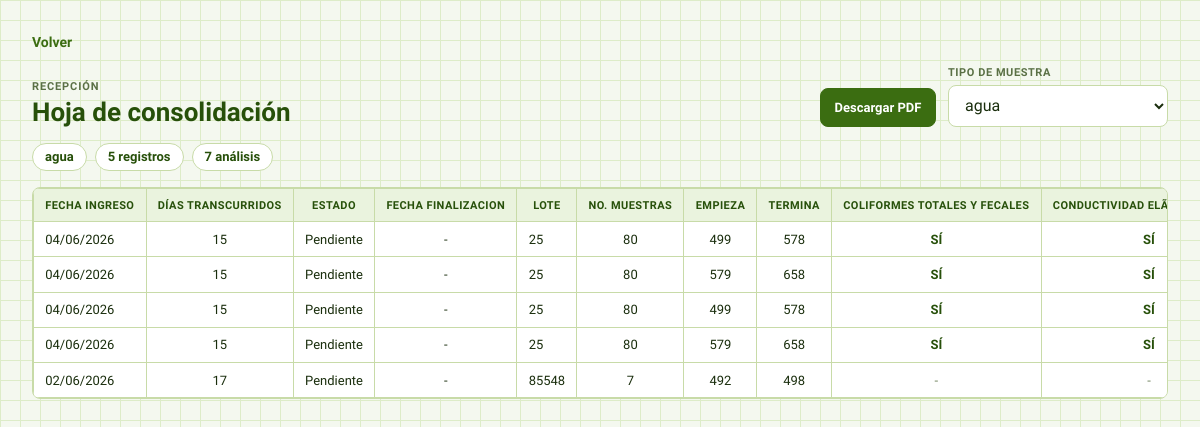
Screenshot of /controllers/consolidacion_controller.php (signed in) with the database file from the repository.
### tables this page shows
CREATE TABLE `tipo_muestra` (
  `id_tipo` int NOT NULL AUTO_INCREMENT,
  `nombre` varchar(255) DEFAULT NULL,
  `prefijo` char(1) DEFAULT NULL,
  `activo` tinyint(1) NOT NULL DEFAULT 1,
  PRIMARY KEY (`id_tipo`)
);

CREATE TABLE `tipo_analisis` (
  `id_tipo` int NOT NULL AUTO_INCREMENT,
  `id_tipo_muestra` int DEFAULT NULL,
  `nombre` varchar(255) DEFAULT NULL,
  `activo` tinyint(1) NOT NULL DEFAULT '1',
  PRIMARY KEY (`id_tipo`),
  KEY `fk_tipo_analisis_tipo_muestra` (`id_tipo_muestra`),
  CONSTRAINT `fk_tipo_analisis_tipo_muestra` FOREIGN KEY (`id_tipo_muestra`) REFERENCES `tipo_muestra` (`id_tipo`)
);

CREATE TABLE `solicitud` (
  `id_solicitud` int NOT NULL AUTO_INCREMENT,
  `id_tipo` int DEFAULT NULL,
  `id_lote` int DEFAULT NULL,
  `codigo_muestreo` varchar(255) DEFAULT NULL,
  `fecha_muestreo` date DEFAULT NULL,
  `numero_muestras` int DEFAULT NULL,
  `numero_laboratorio_inicio` int DEFAULT NULL,
  `numero_laboratorio_final` int DEFAULT NULL,
  `institucion` varchar(255) DEFAULT NULL,
  `responsable_envio` varchar(255) DEFAULT NULL,
  `ingresado_por` varchar(255) DEFAULT NULL,
  `correo_ingresado` varchar(255) DEFAULT NULL,
  `recibido_por` varchar(255) DEFAULT NULL,
  `correo_recibido` varchar(255) DEFAULT NULL,
  `fecha_ingreso` date DEFAULT NULL,
  `fecha_estimada` date DEFAULT NULL,
  `observaciones` text,
  PRIMARY KEY (`id_solicitud`),
  KEY `fk_solicitud_tipo` (`id_tipo`),
  KEY `fk_solicitud_lote` (`id_lote`),
  CONSTRAINT `fk_solicitud_lote` FOREIGN KEY (`id_lote`) REFERENCES `lote` (`id_lote`),
  CONSTRAINT `fk_solicitud_tipo` FOREIGN KEY (`id_tipo`) REFERENCES `tipo_muestra` (`id_tipo`)
);

CREATE TABLE `lote` (
  `id_lote` int NOT NULL AUTO_INCREMENT,
  `codigo_lote` varchar(255) DEFAULT NULL,
  PRIMARY KEY (`id_lote`)
);

### controllers/consolidacion_controller.php (called while the page is built, shortened)
<?php
require_once __DIR__ . '/../models/consolidacion_model.php';
$tiposMuestra = listarTiposMuestraConsolidacion();
$tipoSeleccionado = filter_input(INPUT_GET, 'tipo', FILTER_VALIDATE_INT);
$loteSeleccionado = trim((string) ($_GET['lote'] ?? ''));
if (!$tipoSeleccionado && !empty($tiposMuestra)) {
    $tipoSeleccionado = (int) $tiposMuestra[0]['id_tipo'];
}
$tipoActual = $tipoSeleccionado ? obtenerTipoMuestraConsolidacion($tipoSeleccionado) : null;
$analisis = $tipoSeleccionado ? obtenerAnalisisConsolidacion($tipoSeleccionado) : [];
$filas = $tipoSeleccionado ? obtenerFilasConsolidacion($tipoSeleccionado, $loteSeleccionado) : [];
require_once __DIR__ . '/../view/consolidacion_view.php';
?>

### models/consolidacion_model.php (called while the page is built, shortened)
<?php
$connConsolidacion = Conexion::conectar();
function listarTiposMuestraConsolidacion()
{
    global $connConsolidacion;
    $res = $connConsolidacion->query(
        "SELECT id_tipo, nombre, prefijo
           FROM tipo_muestra
          ORDER BY nombre"
    );
    return $res ? $res->fetchAll(PDO::FETCH_ASSOC) : [];
}
function obtenerTipoMuestraConsolidacion($idTipo)
{
    global $connConsolidacion;
    $stmt = $connConsolidacion->prepare(
        "SELECT id_tipo, nombre, prefijo
           FROM tipo_muestra
          WHERE id_tipo = ?
          LIMIT 1"
    );
    $stmt->execute([$idTipo]);
    return $stmt->fetch(PDO::FETCH_ASSOC) ?: null;
}
function obtenerAnalisisConsolidacion($idTipo)
{
    global $connConsolidacion;
    $stmt = $connConsolidacion->prepare(
        "SELECT id_tipo, nombre
           FROM tipo_analisis
          WHERE id_tipo_muestra = ?
          ORDER BY nombre"
    );
    $stmt->execute([$idTipo]);
    $analisis = $stmt->fetchAll(PDO::FETCH_ASSOC);
    if (!empty($analisis)) {
        return $analisis;
    }
    return obtenerAnalisisBaseConsolidacion((int) $idTipo);
}
function obtenerFilasConsolidacion($idTipo, $codigoLote = '')
{
    global $connConsolidacion;
    $codigoLote = trim((string) $codigoLote);
    $params = [$idTipo];
    $filtroLote = '';
    $stmt = $connConsolidacion->prepare(
        "SELECT
            s.id_solicitud,
            s.fecha_ingreso,
            s.numero_muestras,
            l.id_lote,
            l.codigo_lote,
            lr.id_rango,
            ff.fecha_finalizacion,
            ff.id_formulario_revision,
            COALESCE(ff.formularios_total, 0) AS formularios_total,
            COALESCE(ff.formularios_aprobados, 0) AS formularios_aprobados,
            COALESCE(lr.inicio, m.min_muestra) AS inicio,
            COALESCE(lr.fin, m.max_muestra) AS fin
        FROM solicitud s
        LEFT JOIN lote l ON l.id_lote = s.id_lote
        LEFT JOIN lote_rango lr ON lr.id_lote = l.id_lote
        LEFT JOIN (
            SELECT id_solicitud, MIN(numero_muestra) AS min_muestra, MAX(numero_muestra) AS max_muestra
              FROM muestra
             GROUP BY id_solicitud
        ) m ON m.id_solicitud = s.id_solicitud
        LEFT JOIN (
            SELECT f.id_rango,
                   MAX(f.fecha) AS fecha_finalizacion,
                   MAX(f.id_formulario) AS id_formulario_revision,
                   COUNT(*) AS formularios_total,
                   SUM(CASE WHEN LOWER(COALESCE(ef.nombre, '')) = 'aprobado' THEN 1 ELSE 0 END) AS formularios_aprobados
              FROM formulario f
              LEFT JOIN estado_formulario ef ON ef.id_estado = f.id_estado
             GROUP BY f.id_rango
        ) ff ON ff.id_rango = lr.id_rango
        WHERE s.id_tipo = ?{$filtroLote}
        ORDER BY s.fecha_ingreso DESC, s.id_solicitud DESC, lr.inicio ASC"
    );
    $stmt->execute($params);
    return $stmt->fetchAll(PDO::FETCH_ASSOC);
}
function celdaConsolidacion(array $estados, $idSolicitud, $idRango, $idAnalisis)
{
    $idSolicitud = (int) $idSolicitud;
    $idRango = normalizarRangoConsolidacion($idRango);
    $idAnalisis = (string) $idAnalisis;
    return $estados[$idSolicitud][$idRango][$idAnalisis] ?? [
        'solicitado' => false,
        'completado' => false,
    ];
}
function normalizarRangoConsolidacion($idRango)
{
    return $idRango === null || $idRango === '' ? 'sin-rango' : (string) $idRango;
}
?>

### view/consolidacion_view.php (the view, shortened to what this page needs)
<?php
require_once __DIR__ . '/../models/consolidacion_model.php';
$tiposMuestra = $tiposMuestra ?? [];
$tipoSeleccionado = $tipoSeleccionado ?? null;
$tipoActual = $tipoActual ?? null;
$analisis = $analisis ?? [];
$filas = $filas ?? [];
$estados = $estados ?? [];
function eConsolidacion($value)
{
    return htmlspecialchars((string) $value, ENT_QUOTES, 'UTF-8');
}
function fechaConsolidacion($fecha)
{
    if (!$fecha) {
        return '-';
    }
    $timestamp = strtotime($fecha);
    return $timestamp ? date('d/m/Y', $timestamp) : $fecha;
}
function diasDesdeIngresoConsolidacion($fecha)
{
    $timestamp = strtotime($fecha);
    try {
        $fechaIngreso = new DateTimeImmutable(date('Y-m-d', $timestamp));
        $hoy = new DateTimeImmutable('today');
    } catch (Exception $e) {
        return '-';
    }
    $dias = (int) $fechaIngreso->diff($hoy)->format('%r%a');
    return (string) max(0, $dias);
}
function estadoIngresoConsolidacion(array $fila)
{
    $total = (int) ($fila['formularios_total'] ?? 0);
    $aprobados = (int) ($fila['formularios_aprobados'] ?? 0);
    if ($total <= 0) {
        return 'Pendiente';
    }
    return $aprobados >= $total ? 'Aprobado' : 'Revisar';
}
function revisionUrlConsolidacion(array $fila)
{
    return '../controllers/formulario_revision_controller.php?id_rango=' . urlencode((string) $fila['id_rango']);
}
function estadoHtmlConsolidacion(array $fila)
{
    $estado = estadoIngresoConsolidacion($fila);
    $url = revisionUrlConsolidacion($fila);
    if ($estado === 'Pendiente' || $url === '') {
        return eConsolidacion($estado);
    }
    return '<a class="estado-link estado-' . strtolower($estado) . '" href="' . eConsolidacion($url) . '">' . eConsolidacion($estado) . '</a>';
}
?>
<!DOCTYPE html>
<html lang="es">
<head>
    <link rel="stylesheet" href="../styles/consolidacion.css">
</head>
<body>
<div class="page-wrap">
    <a href="../index.php" class="back-link">Volver</a>
    <header class="page-header">
        <div>
            <span class="eyebrow">Recepción</span>
            <h1>Hoja de consolidación</h1>
        </div>
        <div class="header-actions">
            <button class="pdf-button" id="btn-consolidacion-pdf" type="button">Descargar PDF</button>
            <form method="GET" class="filter-form">
                <label for="tipo">Tipo de muestra</label>
                <select id="tipo" name="tipo" onchange="this.form.submit()">
                    <?php foreach ($tiposMuestra as $tipo): ?>
                        <option value="<?= (int) $tipo['id_tipo'] ?>" <?= (int) $tipo['id_tipo'] === (int) $tipoSeleccionado ? 'selected' : '' ?>>
                            <?= eConsolidacion($tipo['nombre']) ?>
                        </option>
                    <?php endforeach; ?>
                </select>
            </form>
        </div>
    </header>
    <div class="summary-row">
        <span><?= $tipoActual ? eConsolidacion($tipoActual['nombre']) : 'Sin tipo de muestra' ?></span>
        <span><?= count($filas) ?> registros</span>
        <span><?= count($analisis) ?> análisis</span>
    </div>
    <?php if (empty($tiposMuestra)): ?>
        <div class="empty-state">No hay tipos de muestra registrados.</div>
    <?php elseif (empty($analisis)): ?>
        <div class="empty-state">No hay análisis registrados para este tipo de muestra.</div>
    <?php else: ?>
        <div class="table-shell">
            <table class="consolidacion-table">
                <thead>
                    <tr>
                        <th>Fecha ingreso</th>
                        <th>Días Transcurridos</th>
                        <th>Estado</th>
                        <th>Fecha finalizacion</th>
                        <th>Lote</th>
                        <th>No. muestras</th>
                        <th>Empieza</th>
                        <th>Termina</th>
                        <?php foreach ($analisis as $item): ?>
                            <th><?= eConsolidacion($item['nombre']) ?></th>
                        <?php endforeach; ?>
                    </tr>
                </thead>
                <tbody>
                    <?php if (empty($filas)): ?>
                        <tr>
                            <td colspan="<?= 8 + count($analisis) ?>" class="empty-cell">
                                No hay solicitudes para este tipo de muestra.
                            </td>
                        </tr>
                    <?php else: ?>
                        <?php foreach ($filas as $fila): ?>
                            <tr>
                                <td><?= eConsolidacion(fechaConsolidacion($fila['fecha_ingreso'] ?? null)) ?></td>
                                <td><?= eConsolidacion(diasDesdeIngresoConsolidacion($fila['fecha_ingreso'] ?? null)) ?></td>
                                <td><?= estadoHtmlConsolidacion($fila) ?></td>
                                <td><?= eConsolidacion(fechaConsolidacion($fila['fecha_finalizacion'] ?? null)) ?></td>
                                <td><?= eConsolidacion($fila['codigo_lote'] ?? '-') ?></td>
                                <td><?= eConsolidacion($fila['numero_muestras'] ?? '-') ?></td>
                                <td><?= eConsolidacion($fila['inicio'] ?? '-') ?></td>
                                <td><?= eConsolidacion($fila['fin'] ?? '-') ?></td>
                                <?php foreach ($analisis as $item): ?>
                                    <?php
                                        $estadoCelda = celdaConsolidacion(
                                            $estados,
                                            $fila['id_solicitud'],
                                            $fila['id_rango'] ?? null,
                                            $item['id_tipo']
                                        );
                                        $clase = $estadoCelda['completado']
                                            ? 'cell-requested cell-completed'
                                            : ($estadoCelda['solicitado'] ? 'cell-requested' : 'cell-empty');
                                        $texto = $estadoCelda['solicitado'] ? 'sí' : '-';
                                    ?>
                                    <td class="<?= $clase ?>"><?= $texto ?></td>
                                <?php endforeach; ?>
                            </tr>
                        <?php endforeach; ?>
                    <?php endif; ?>
                </tbody>
            </table>
        </div>
    <?php endif; ?>
</div>
</body>
</html>

### styles/consolidacion.css (style rules this page uses)
body { padding: 2rem; }
.page-wrap { max-width: 1280px; margin: 0 auto; }
.back-link { display: inline-flex; margin-bottom: 1rem; color: var(--green-600); font-size: 14px; font-weight: 600; text-decoration: none; }
.page-header { display: flex; align-items: end; justify-content: space-between; gap: 1rem; margin-bottom: 1rem; }
.header-actions { align-items: end; display: flex; gap: .75rem; }
.eyebrow { color: var(--text-mute); display: block; font-size: 11px; font-weight: 700; letter-spacing: .08em; margin-bottom: .25rem; text-transform: uppercase; }
h1 { color: var(--green-800); font-size: 26px; margin: 0; }
.filter-form { align-items: start; display: grid; gap: .35rem; min-width: 220px; }
.filter-form label { color: var(--text-mute); font-size: 11px; font-weight: 700; letter-spacing: .05em; text-transform: uppercase; }
.filter-form select { background: var(--white); border: 1px solid var(--border); border-radius: 8px; color: var(--text-main); font: inherit; padding: .6rem .75rem; }
.pdf-button { align-items: center; background: var(--green-600); border: 1px solid var(--green-600); border-radius: 8px; color: var(--white); cursor: pointer; display: inline-flex; font: inherit; font-size: 13px; font-weight: 700; justify-content: center; min-height: 39px; padding: .6rem .85rem; transition: background .15s, transform .15s; white-space: nowrap; }
.summary-row { display: flex; flex-wrap: wrap; gap: .5rem; margin-bottom: 1rem; }
.summary-row span { background: var(--white); border: 1px solid var(--border); border-radius: 999px; color: var(--green-800); font-size: 13px; font-weight: 600; padding: .35rem .75rem; }
.table-shell { background: var(--white); border: 1px solid var(--border); border-radius: 8px; overflow-x: auto; }
.consolidacion-table { border-collapse: collapse; font-size: 13px; min-width: 980px; width: 100%; }
.consolidacion-table th, .consolidacion-table td { border: 1px solid var(--border); padding: .6rem .7rem; text-align: center; white-space: nowrap; }
.consolidacion-table th { background: var(--green-50); color: var(--green-800); font-size: 11px; font-weight: 700; letter-spacing: .04em; text-transform: uppercase; }
.consolidacion-table td:first-child, .consolidacion-table td:nth-child(5) { text-align: left; }
.cell-requested { color: var(--green-800); font-weight: 700; text-transform: uppercase; }
.cell-empty { color: #71845f; }

### styles/base.css (style rules this page uses)
*, *::before, *::after { box-sizing: border-box; margin: 0; padding: 0; }
:root { --green-50: #EAF3DE; --green-100: #C0DD97; --green-200: #97C459; --green-400: #639922; --green-600: #3B6D11; --green-800: #27500A; --green-900: #173404; --teal-50: #E1F5EE; --teal-100: #9FE1CB; --teal-200: #5DCAA5; --teal-400: #1D9E75; --teal-600: #0F6E56; --teal-800: #085041; --surface: #f4f8ef; --white: #ffffff; --text-main: #1a2e0d; --text-mute: #5a7045; --border: #c8dba8; }
body { font-family: 'Hanken Grotesk', sans-serif; background-color: var(--surface); background-image: linear-gradient(to right, #ddecc8 1px, transparent 1px), linear-gradient(to bottom, #ddecc8 1px, transparent 1px); background-size: 20px 20px; color: var(--text-main); min-height: 100vh; }

### rows the page displays
tipo_muestra: nombre "agua"
tipo_analisis: nombre "COLIFORMES TOTALES Y FECALES", texto "SÍ", texto "-"
tipo_analisis: nombre "CONDUCTIVIDAD…", texto "SÍ", texto "-"
solicitud: fecha_ingreso "04/06/2026", fecha_ingreso "15", fila "Pendiente", fecha_finalizacion "-", id_lote.codigo_lote "25", numero_muestras "80", inicio "499", fin "578", inicio "579", fin "658"
solicitud: fecha_ingreso "04/06/2026", fecha_ingreso "15", fila "Pendiente", fecha_finalizacion "-", id_lote.codigo_lote "25", numero_muestras "80", inicio "499", fin "578", inicio "579", fin "658"
solicitud: fecha_ingreso "02/06/2026", fecha_ingreso "17", fila "Pendiente", fecha_finalizacion "-", id_lote.codigo_lote "85548", numero_muestras "7", inicio "492", fin "498"

### other values shown
count($filas) "5"
count($analisis) "7"
form field tipo "agua"
